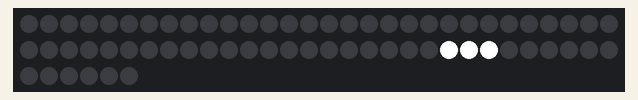
A sketch run on a simulated Arduino Uno, built for the host (arithmetic inside an expression is 32-bit, double 64-bit). Shown: 66 RGB LEDs in strip order, left to right, continuing on the next row. Random numbers use the default seed unless the sketch sets one; what the sketch prints to the serial monitor is not drawn.

Above: at 0.62 s.

The sketch:

fastled05.ino
```cpp
// ArrayOfLedArrays - see https://github.com/FastLED/FastLED/wiki/Multiple-Controller-Examples for more info on
// using multiple controllers.  In this example, we're going to set up three NEOPIXEL strips on three
// different pins, each strip getting its own CRGB array to be played with, only this time they're going
// to be all parts of an array of arrays.

#define FASTLED_ESP8266_NODEMCU_PIN_ORDER

#include <FastLED.h>

#define NUM_LEDS 66
#define LED_PIN1     4
#define LED_TYPE    WS2812B
#define COLOR_ORDER GRB

CRGB leds[NUM_LEDS];

#define NUM_SPARKS 25 // max number (could be NUM_LEDS / 2);
float sparkPos[NUM_SPARKS];
float sparkVel[NUM_SPARKS];
float sparkCol[NUM_SPARKS];

// For mirroring strips, all the "special" stuff happens just in setup.  We
// just addLeds multiple times, once for each strip
void setup() {
  // tell FastLED there's 30 NEOPIXEL leds on pin 10
  FastLED.addLeds<LED_TYPE, LED_PIN1, COLOR_ORDER>(leds, NUM_LEDS).setCorrection( TypicalLEDStrip );

  Serial.begin(115200); // Any baud rate should work
  Serial.println("Setup\n");
}

void loop() {
  flare();
  explode02();

  FastLED.clear();
  FastLED.show();
}

void flare() {

  float gravity = -.0049; // m/s/s
  float flarePos = 0;
  float flareVel = 0.70;
  float brightness = 1;

  // launch
  FastLED.clear();
  while (flareVel >= 0.0) {
    leds[int(flarePos)] = CHSV(0, 0, int(brightness * 255));
    FastLED.show();
    FastLED.clear();
    flarePos += flareVel;
    flareVel += gravity;
    brightness *= .997;
    //Serial.print(int(flarePos)); Serial.print("\n");

    delay(0);
  }

  //Serial.print("flare end\n");
}

void explode02() {
  //int nSparks = flarePos / 2; // works out to look about right
  float flarePos = 51.0;
  int nSparks = 7;

  float sparkTime = 255.0;

  // initialize sparks
  for (int i = 0; i < nSparks; i++) {
    sparkPos[i] = flarePos;
    sparkVel[i] = (float(random16(0, 10000)) / 40000.0);// 0 to 1
    sparkCol[i] = constrain(sparkVel[i] * 500, 0, 255);
  }

  while (sparkTime > 1.0) { // as long as our known spark is lit, work with all the sparks
    FastLED.clear();
    sparkTime *= .95;
    //Serial.print(sparkTime); Serial.print("\n");

    for (int i = 0; i < nSparks; i++) {
      sparkPos[i] += sparkVel[i];
      sparkPos[i] = constrain(sparkPos[i], 51, NUM_LEDS);
      sparkCol[i] *= .97;
      sparkCol[i] = constrain(sparkCol[i], 0, 255); // red cross dissolve
      leds[int(sparkPos[i])] = CRGB(255, 255, 255);
    }
    FastLED.show();
    FastLED.delay(10);
  }
}

void explode01() {
  //int nSparks = flarePos / 2; // works out to look about right
  float flarePos = 51.0;
  int nSparks = 7;

  // initialize sparks
  for (int i = 0; i < nSparks; i++) {
    sparkPos[i] = flarePos;
    sparkVel[i] = (float(random16(0, 10000)) / 40000.0);// 0 to 1
    sparkCol[i] = constrain(sparkVel[i] * 500, 0, 255);
  }

  sparkCol[0] = 255; // this will be our known spark
  float c1 = 120;
  float c2 = 50;

  while (sparkCol[0] > c2 / 128) { // as long as our known spark is lit, work with all the sparks
    FastLED.clear();
    for (int i = 0; i < nSparks; i++) {
      sparkPos[i] += sparkVel[i];
      sparkPos[i] = constrain(sparkPos[i], 51, NUM_LEDS);
      sparkCol[i] *= .99;
      sparkCol[i] = constrain(sparkCol[i], 0, 255); // red cross dissolve
      if (sparkCol[i] > c1) { // fade white to yellow
        leds[int(sparkPos[i])] = CRGB(255, 255, (255 * (sparkCol[i] - c1)) / (255 - c1));
      }
      else if (sparkCol[i] < c2) { // fade from red to black
        leds[int(sparkPos[i])] = CRGB((255 * sparkCol[i]) / c2, 0, 0);
      }
      else { // fade from yellow to red
        leds[int(sparkPos[i])] = CRGB(255, (255 * (sparkCol[i] - c2)) / (c1 - c2), 0);
      }
    }
    FastLED.show();

    FastLED.delay(10);
  }
}
```
